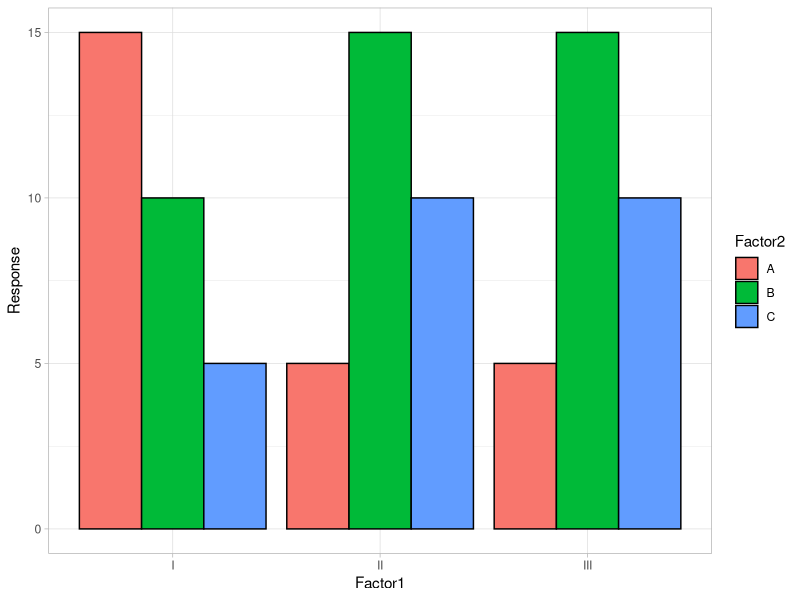
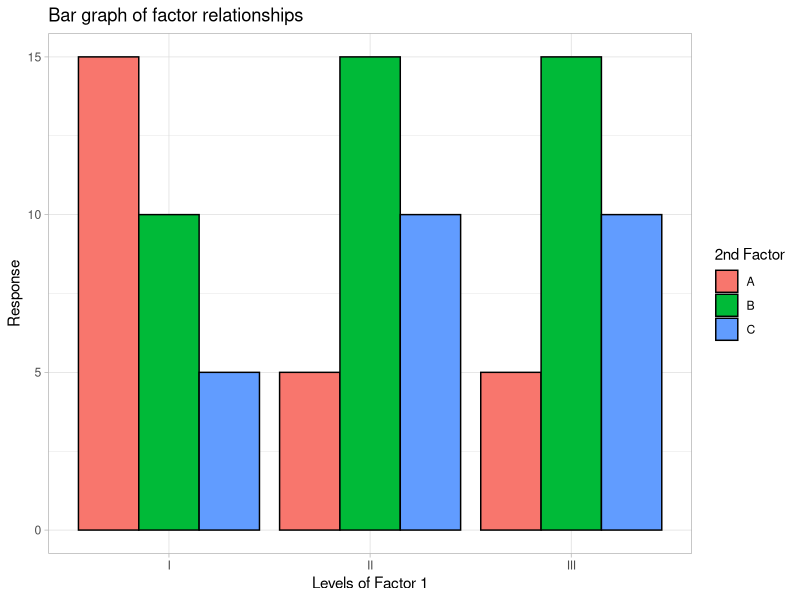
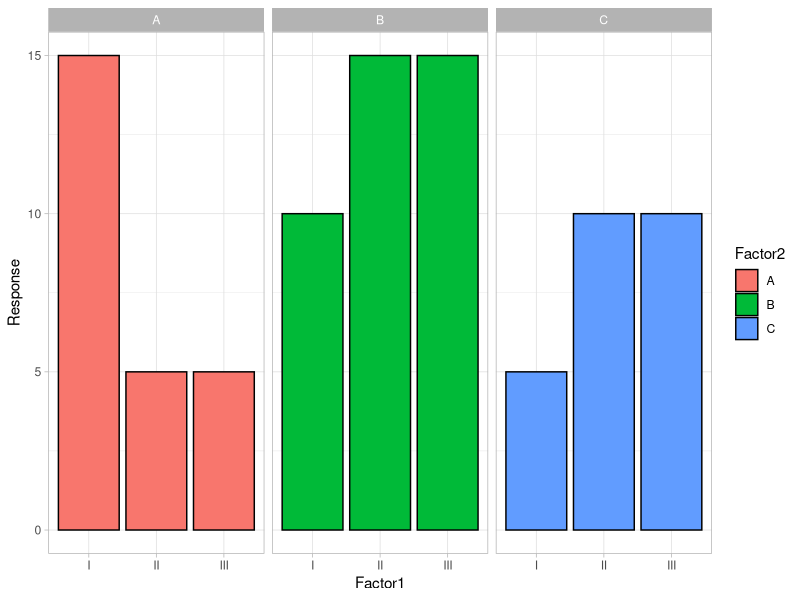
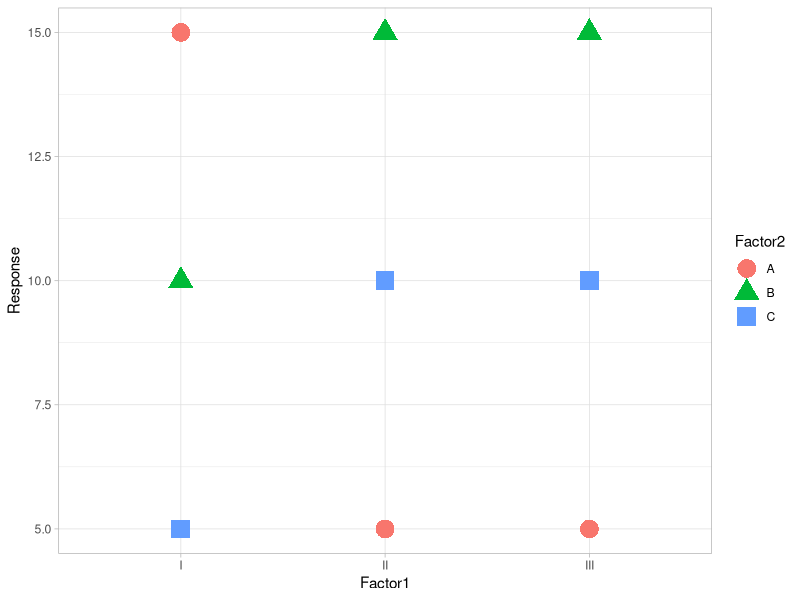
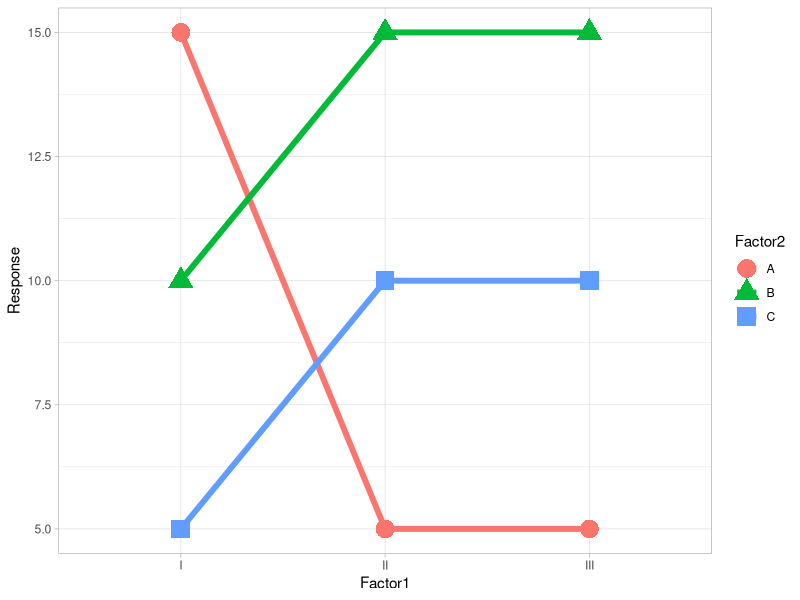
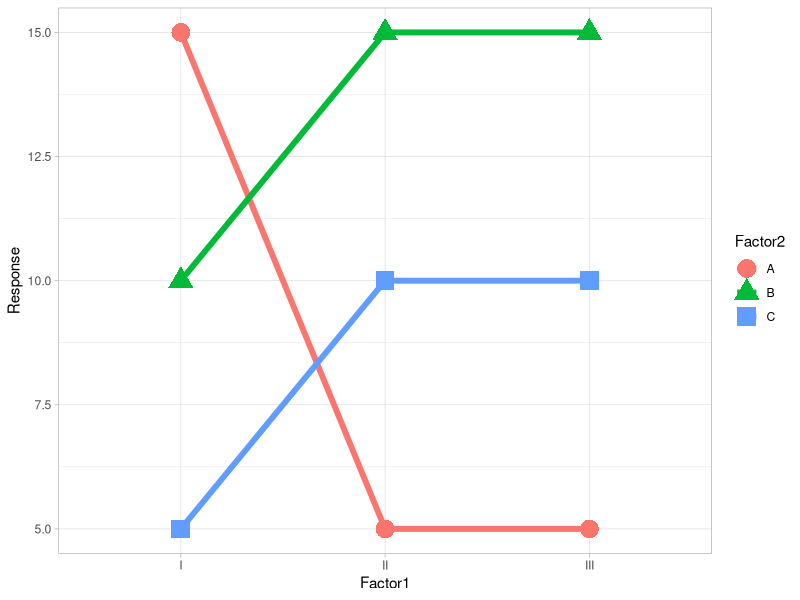
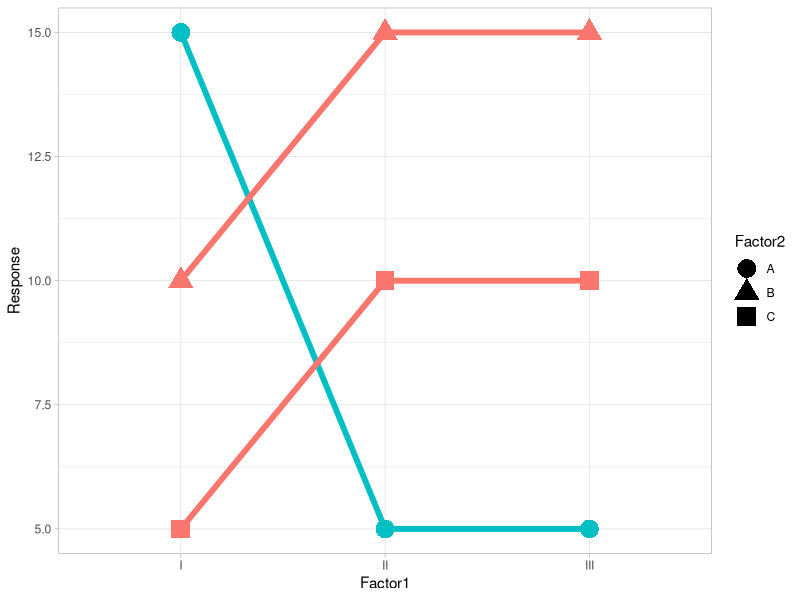
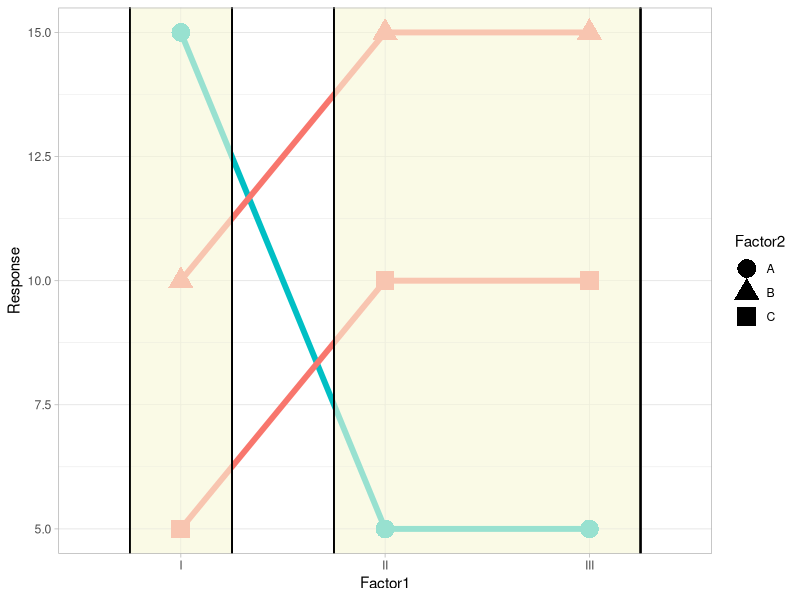

The R source for these figures, in order:
## ---- chunk 1
#| label: setup
#| include: false

#load hte tidyverse
library(tidyverse)  #can also add comments here

#set the default theme for all graphs
theme_set(theme_light())
## ---- chunk 2
fake_data <- read_csv("fake_data.csv")
## ---- chunk 3
#create a dodged bar chart of fake data


#code with no comments
fake_data |> 
  ggplot(aes(x = Factor1, y = Response)) +
  geom_col(aes(fill = Factor2), 
           position = "dodge",
           color = "black")

#same basic code below! With comments added

#take the fake_data, and then... 
# |> is called the "native pipe" and it means "and then"
fake_data |> 
  #initiate a plot and set the x and y variable mappings
  #aes stands for "aesthetic"
  # + is the same as a pipe, but only use it inside ggplot code
  ggplot(aes(x = Factor1, y = Response)) +
  #set the geometry to a bar plot, fill the column color based on Factor2
  #geom_col because we specify the height of the bar with y
  geom_col(aes(fill = Factor2), 
           position = "dodge",
           color = "black") +
  labs(title = "Bar graph of factor relationships",
       x = "Levels of Factor 1",
       fill = "2nd Factor")
  #example of adding a color scale
  #scale_fill_viridis_d()
## ---- chunk 4
fake_data |>
  ggplot(aes(x = Factor1, y = Response)) +
  geom_col(aes(fill = Factor2),
           color = "black") +
  facet_wrap(~Factor2) 
## ---- chunk 5
fake_data |>
  ggplot(aes(x = Factor1, y = Response)) +
  geom_point(aes(shape = Factor2,
                 color = Factor2), 
             size = 6)
## ---- chunk 6
#why are some aesthetic mapings in ggplot, and some are in the geometry?
#think of ggplot aesthetics as "global." For any geometry, these mappings will be true. 
#anny mappings that are specific to the geometry should only be included in the aes for that geometry

#Both sets of code below create the same graph

fake_data |>
  ggplot(aes(x = Factor1, y = Response)) +
  geom_point(aes(shape = Factor2,
                 color = Factor2), 
             size = 6) +
  geom_line(aes(group = Factor2,
                color = Factor2), 
            linewidth = 2) 

fake_data |>
  ggplot(aes(x = Factor1, y = Response, color = Factor2)) +
  geom_point(aes( shape = Factor2),
             size = 6) +
  geom_line(aes(group = Factor2), 
            linewidth = 2) 
## ---- chunk 7
fake_data |> 
  mutate(is_A = (Factor2 == "A")) |>
  ggplot(aes(x = Factor1, 
             y = Response, 
             color = is_A)) +
  geom_point(aes(shape = Factor2), 
             size = 6) +
  geom_line(aes(group = Factor2), 
            linewidth = 2) +
  guides(color = "none")
## ---- chunk 8
fake_data |>
  mutate(is_A = (Factor2 == "A")) |>
  ggplot(aes(x = Factor1, 
             y = Response, 
             color = is_A)) +
  geom_point(aes(shape = Factor2), 
             size = 6) +
  geom_line(aes(group = Factor2), 
            linewidth = 2) +
  guides(color = "none") +
  geom_rect(xmin = 0.75, xmax = 1.25, ymin = 2, ymax = 17, 
            fill = "beige", alpha = 0.1, color = "black") +
  geom_rect(xmin = 1.75, xmax = 3.25, ymin = 2, ymax = 17, 
            fill = "beige", alpha = 0.1, color = "black")
